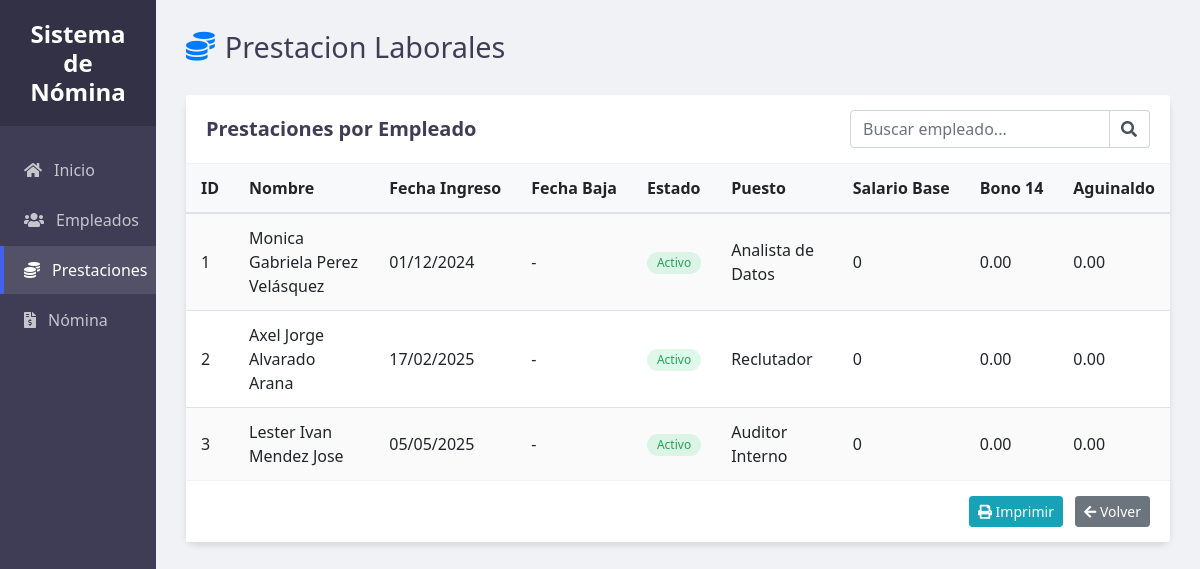
Page /ProyectoNomina/index.php?controller=prestacion&action=ver on the earlier database version.
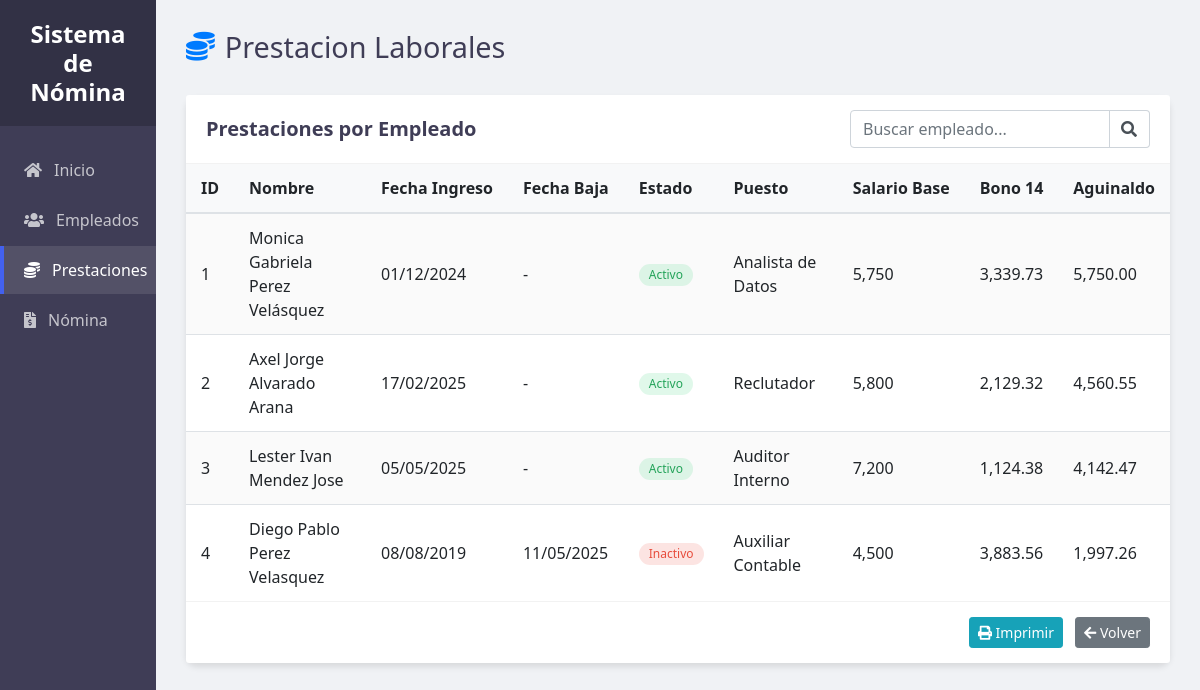
Same page on the later database version.
### tables this page shows
CREATE TABLE `empleado` (
  `ID_Emp` int(11) NOT NULL,
  `PriNombre_Emp` varchar(50) NOT NULL,
  `SegNombre_Emp` varchar(50) NOT NULL,
  `PriApellido_Emp` varchar(50) NOT NULL,
  `SegApellido_Emp` varchar(50) NOT NULL,
  `DPI_Emp` varchar(20) NOT NULL,
  `FechaNacimiento_Emp` date NOT NULL,
  `Direccion_Emp` varchar(255) DEFAULT NULL,
  `Telefono_Emp` varchar(15) DEFAULT NULL,
  `Email_Emp` varchar(100) DEFAULT NULL,
  `FechaIngreso_Emp` date NOT NULL,
  `FechaBaja_Emp` date DEFAULT NULL,
  `Estado_Emp` varchar(10) DEFAULT 'Activo',
  `ID_Puesto` int(11) DEFAULT NULL
);

CREATE TABLE `puesto` (
  `ID_Puesto` int(11) NOT NULL,
  `Nombre_Puesto` varchar(100) NOT NULL,
  `SalarioBase_Puesto` decimal(10,2) NOT NULL,
  `ID_Dep` int(11) DEFAULT NULL
);

### ProyectoNomina/Controllers/PrestacionController.php (called while the page is built, shortened)
<?php
class PrestacionController {
    private $prestacion;
    public function __construct() {
        $db = db::conectar();
        $this->prestacion = new Prestacion($db);
    }
    public function ver() {
        $prestaciones = $this->prestacion->obtenerPrestaciones();
        extract(['prestaciones' => $prestaciones]);
        include 'Views/Prestaciones/Ver.php';
    }
}
?>

### ProyectoNomina/Models/PrestacionModelo.php (called while the page is built, shortened)
<?php
class Prestacion {
    private $conn;
    public function __construct($db) {
        $this->conn = $db;
    }
    public function obtenerPrestaciones() {
        try {
            $query = "CALL spCalcularB14_Agui();";
            $stmt = $this->conn->prepare($query);
            $stmt->execute();
            $resultados = $stmt->fetchAll(PDO::FETCH_ASSOC);
            return $resultados;
        } catch (PDOException $e) {
            error_log("Error al obtener Prestaciones de Empleados: " . $e->getMessage());
            return [];
        }
    }
}

### ProyectoNomina/Views/Prestaciones/Ver.php (the view, shortened to what the changed rows need)
<!DOCTYPE html>
<html lang="en">
<head>
    <link rel="stylesheet" href="https://cdn.jsdelivr.net/npm/bootstrap@4.6.2/dist/css/bootstrap.min.css">
    <link rel="stylesheet" href="https://cdnjs.cloudflare.com/ajax/libs/font-awesome/5.15.4/css/all.min.css">
    <link rel="stylesheet" href="/ingenieriaSW/ProyectoNomina/Public/CSS/styleVerEmp.css">
</head>
<body>
    <div class="main-content">
        <div class="content-container">
            <div class="header">
                <div class="header-title">
                    <h1><i class="fas fa-coins text-primary"></i> Prestacion Laborales</h1>
                </div>
            </div>
            <div class="card">
                <div class="card-body p-0">
                    <?php if (empty($prestaciones)): ?>
                        <div class="alert alert-info m-3">
                            <i class="fas fa-info-circle"></i> No hay prestaciones registradas en el sistema.
                        </div>
                    <?php else: ?>
                        <div class="table-container">
                            <table class="table table-striped table-hover" id="employeeTable">
                                <thead>
                                    <tr>
                                        <th>ID</th>
                                        <th>Nombre</th>
                                        <th>Fecha Ingreso</th>
                                        <th>Fecha Baja</th>
                                        <th>Estado</th>
                                        <th>Puesto</th>
                                        <th>Salario Base</th>
                                        <th>Bono 14</th>
                                        <th>Aguinaldo</th>
                                    </tr>
                                </thead>
                                <tbody>
                                    <?php foreach ($prestaciones as $prestacion): ?>
                                        <tr>
                                            <td><?php echo $prestacion['ID_Emp'];?></td>
                                            <td><?php echo $prestacion['Nombre']; ?></td>
                                            <td><?php echo date('d/m/Y', strtotime($prestacion['FechaIngreso_Emp'])); ?></td>
                                            <td><?php echo $prestacion['FechaBaja_Emp'] ? date('d/m/Y', strtotime($prestacion['FechaBaja_Emp'])) : '-'; ?></td>
                                            <td>
                                                <?php if ($prestacion['Estado_Emp'] == 'Activo'): ?>
                                                    <span class="badge badge-success">Activo</span>
                                                <?php else: ?>
                                                    <span class="badge badge-danger">Inactivo</span>
                                                <?php endif; ?>
                                            </td>
                                            <td><?php echo $prestacion['Nombre_Puesto']; ?></td>
                                            <td><?php echo number_format($prestacion['SalarioBase_Puesto'], 0, '.', ','); ?></td>
                                            <td><?php echo number_format($prestacion['Bono14'], 2, '.', ','); ?></td>
                                            <td><?php echo number_format($prestacion['Aguinaldo'], 2, '.', ','); ?></td>
                                        </tr>
                                    <?php endforeach; ?>
                                </tbody>
                            </table>
                        </div>
                    <?php endif; ?>
                </div>
            </div>
        </div>
    </div>
</body>
</html>

Differences in the rows shown:
changed through a linked row, empleado "Analista de Datos": ID_Puesto.SalarioBase_Puesto "0" → "5,750"; Bono14 "0.00" → "3,339.73"; Aguinaldo "0.00" → "5,750.00"
changed empleado "Reclutador": ID_Puesto.SalarioBase_Puesto "0" → "5,800"; Bono14 "0.00" → "2,129.32"; Aguinaldo "0.00" → "4,560.55"
changed through a linked row, empleado "Auditor Interno": ID_Puesto.SalarioBase_Puesto "0" → "7,200"; Bono14 "0.00" → "1,124.38"; Aguinaldo "0.00" → "4,142.47"
added empleado: ID_Emp "4", Nombre "Diego Pablo Perez Velasquez", FechaIngreso_Emp "08/08/2019", FechaBaja_Emp "11/05/2025", Estado_Emp "Inactivo", ID_Puesto.Nombre_Puesto "Auxiliar Contable", ID_Puesto.SalarioBase_Puesto "4,500", Bono14 "3,883.56", Aguinaldo "1,997.26"
